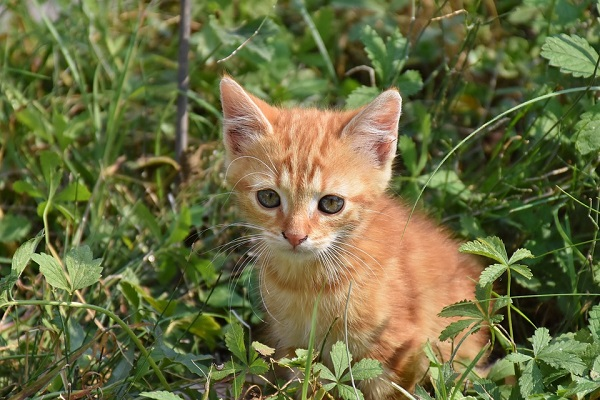
#> input picture resources/cat.jpg, 600 x 400 px
$ python 6.contour_detector.py
#> lines starting #> are read from the running program, lines starting #| are printed output that depends on the picture; after the words box and inside, x2 and y2 are one past the last pixel; in counts of white or black regions, pixels touching at a corner belong together
import cv2 as cv
import numpy as np

img = cv.imread('resources/cat.jpg')
#> img is the input picture: shape (400, 600, 3); mean B, G, R 64.5, 108.6, 106.9
cv.imshow('cat image', img)


def s(win_name, mat):
    return cv.imshow(win_name, mat)


# ---------> 1.converting bgr 2 gray <---------
gray = cv.cvtColor(img, cv.COLOR_BGR2GRAY)
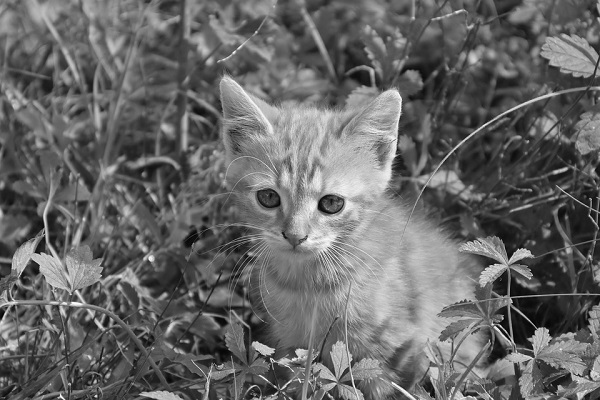
#> gray: shape (400, 600); min 1, max 254, mean 103.1
s('gray image', gray)

# ---------> 2.canny edge detector <---------
canny = cv.Canny(img, 125, 175)
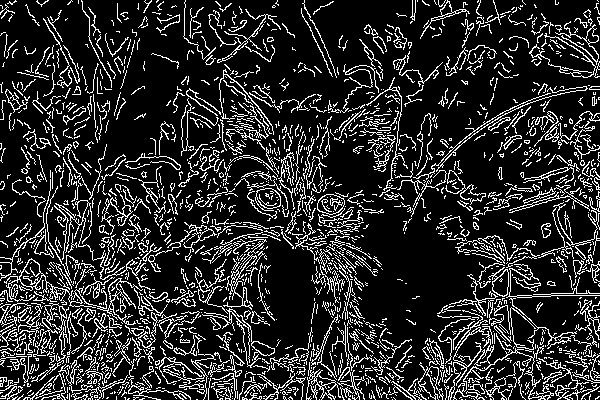
#> canny: shape (400, 600); 16.9% white in thin lines or dots
s('canny image', canny)

# ---------> 3.contours and hierarchy <---------
'''
 ---------------
|   ---------   |<-- rectangle1
|  |         |<-|-- rectangle2
|  |    0 <--|--|-- circle
|  |         |  |
|   ---------   |
 ---------------
the hierarchy essentially the representation,
the openCv uses to find the contours
'''
contours, hierarchy = cv.findContours(canny, cv.RETR_TREE, cv.CHAIN_APPROX_SIMPLE)
#> contours = 2158 contours, 1955 with area under 20; largest, box (x1, y1, x2, y2) and area: (4, 258, 143, 325) 804, (202, 308, 275, 368) 626, (317, 194, 345, 215) 416, (317, 194, 345, 215) 400, (255, 188, 281, 211) 384
# cv.RETR_LIST     -> all contours of an image
# cv.RETR_EXTERNAL -> only external contours
# cv.RETR_TREE     -> all hierarchical contours
#
# cv.CHAIN_APPROX_NONE -> does nothing returns all of the contours
# cv.CHAIN_APPROX_SIMPLE -> two ends point of a line such as 'a' & 'b' (a)---------------(b)
print(f'contours {len(contours)} found!')
#| contours 2158 found!

# ---------> 4. blurring image <---------
blur = cv.GaussianBlur(gray, (5, 5), cv.BORDER_DEFAULT)
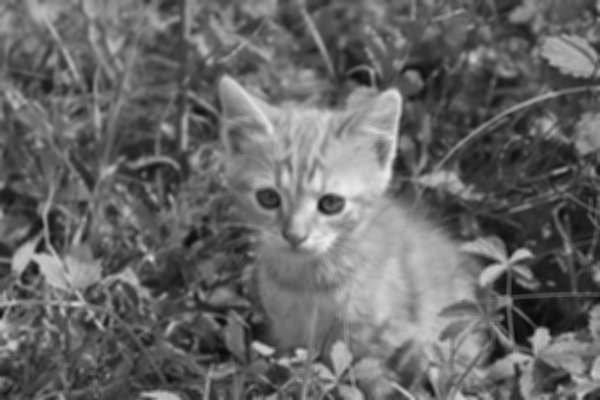
#> blur: shape (400, 600); min 9, max 235, mean 103.1
s('blur image', blur)

# ---------> 5.threshold <---------
_, thresh = cv.threshold(gray, 155, 255, type=cv.THRESH_BINARY)
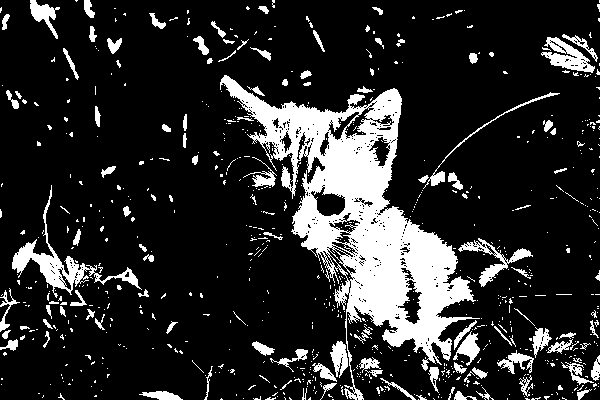
#> thresh: shape (400, 600); 16.8% white; 768 white regions (657 under 20 px)
# threshold -> returns the binarize the image value like '0' or '1'
contours, hierarchies = cv.findContours(thresh, cv.RETR_TREE, cv.CHAIN_APPROX_SIMPLE)
#> contours = 1405 contours, 1283 with area under 20; largest, box (x1, y1, x2, y2) and area: (220, 75, 480, 400) 27218, (12, 185, 142, 298) 1806, (541, 37, 595, 73) 822, (458, 238, 533, 287) 720, (310, 186, 346, 217) 638
print(f'contours {len(contours)} found!')
#| contours 1405 found!
s('threshold image', thresh)

# ---------> 6.draw contours <---------
blank = np.zeros(img.shape,'uint8')
#> blank: shape (400, 600, 3); every value is 0
# s('blank image',blank)

cv.drawContours(blank,contours,-1,(0,0,255),2)
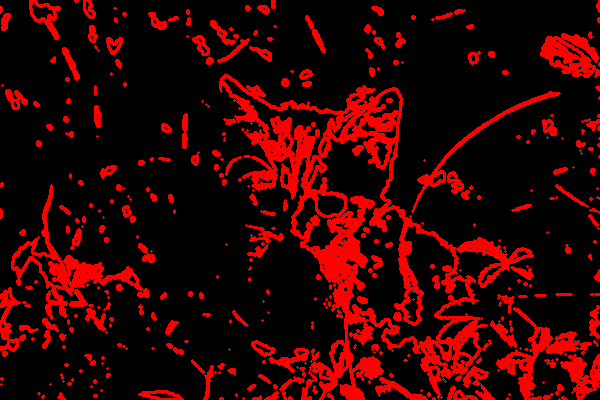
#> blank: shape (400, 600, 3); mean B, G, R 0, 0, 47.9
s('drawing contours on blank image',blank)
cv.waitKey(0)

$ run again, with resources/leaf.jpg copied over resources/cat.jpg
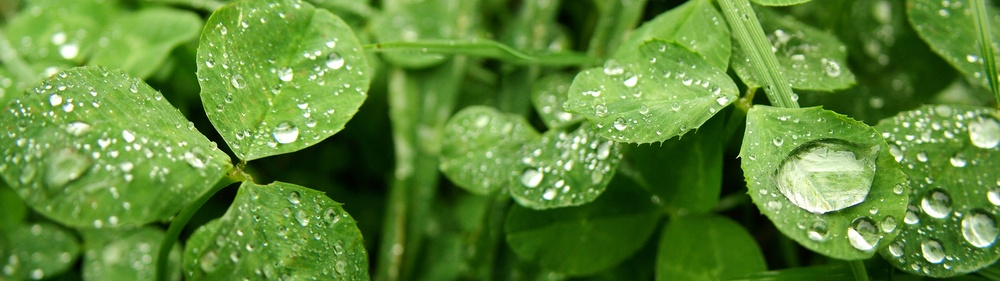
#> input picture resources/leaf.jpg, 1000 x 281 px, shrunk from 3840 x 1080 before the run
#> img is the input picture: shape (281, 1000, 3); mean B, G, R 54.4, 136.1, 94
#> `canny = cv.Canny(img, 125, 175)`:
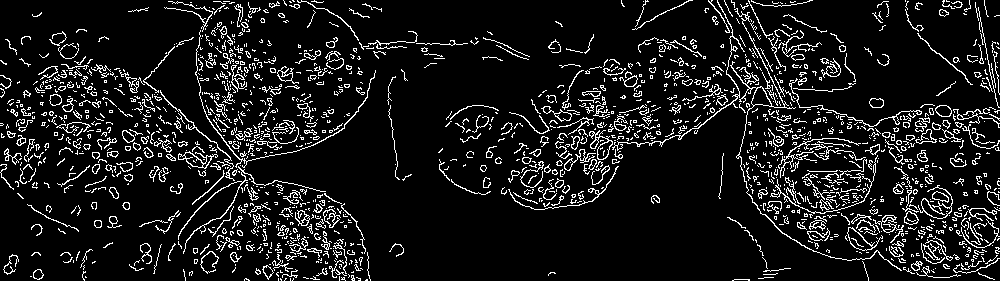
#> canny: shape (281, 1000); 10% white in thin lines or dots
#> `contours, hierarchy = cv.findContours(canny, cv.RETR_TREE, cv.CHAIN_AP..`: contours = 2047 contours, 1826 with area under 20; largest, box (x1, y1, x2, y2) and area: (730, 8, 902, 271) 432, (847, 227, 883, 251) 303, (847, 227, 873, 251) 274, (589, 130, 613, 160) 268, (178, 151, 218, 169) 261
#| contours 2047 found!
#> thresh: shape (281, 1000); 24.9% white; 702 white regions (524 under 20 px)
#> `contours, hierarchies = cv.findContours(thresh, cv.RETR_TREE, cv.CHAIN..`: contours = 1422 contours, 1219 with area under 20; largest, box (x1, y1, x2, y2) and area: (0, 0, 233, 181) 17675, (719, 0, 876, 241) 12021, (562, 0, 739, 160) 10904, (214, 0, 373, 163) 9130, (370, 0, 480, 45) 1814
#| contours 1422 found!
#> `cv.drawContours(blank,contours,-1,(0,0,255),2)`:
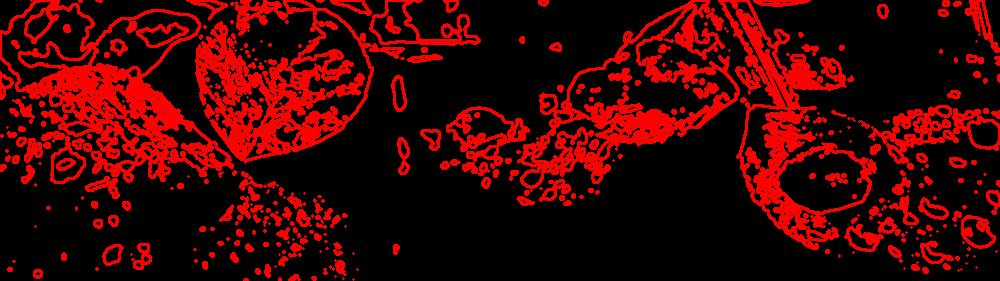
#> blank: shape (281, 1000, 3); mean B, G, R 0, 0, 62
